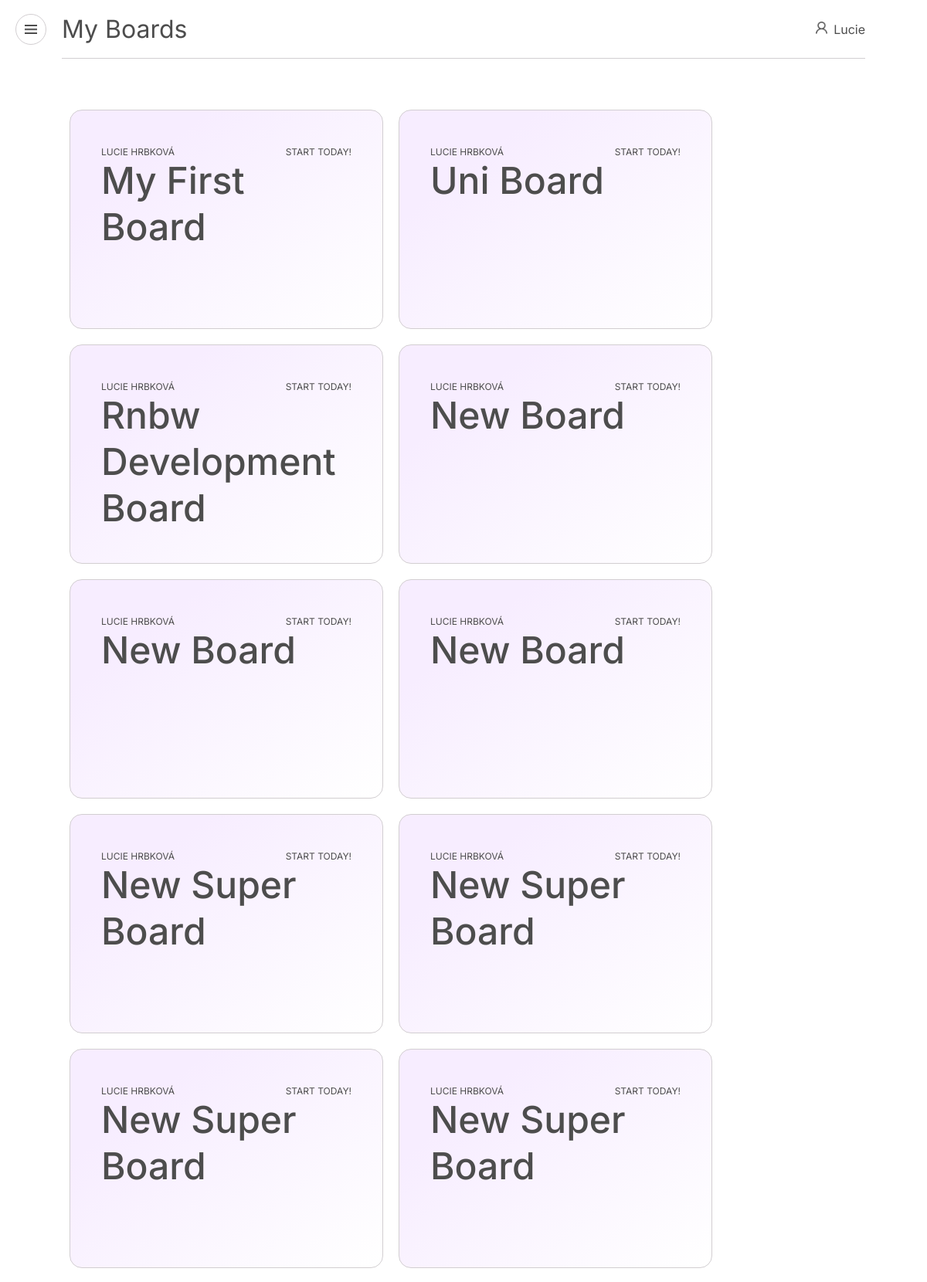
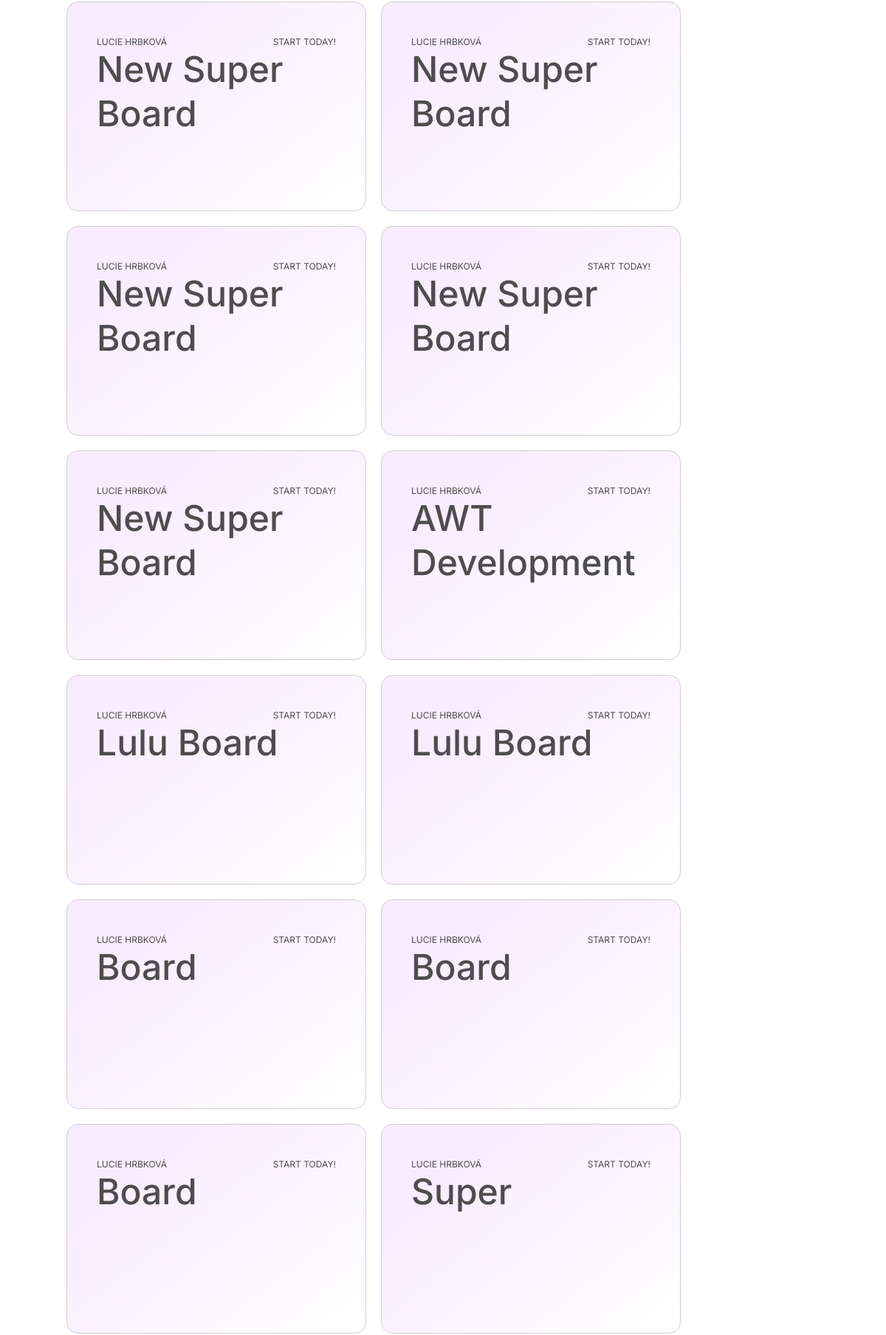
/myboards (signed in, upper part), run on the app's committed database (2 pictures, top to bottom).
### app/models.py (models this page shows, shortened)
class User(UserMixin, db.Model):
    id = db.Column(db.Integer, primary_key=True)
    name = db.Column(db.String(128))
    surname = db.Column(db.String(128))
    email = db.Column(db.String(120), index=True, unique=True)
    password_hash = db.Column(db.String(128))
    boards = db.relationship('Board', backref='author', lazy='dynamic')

class Board(db.Model):
    id = db.Column(db.Integer, primary_key=True)
    title = db.Column(db.String(24), index=True)
    user_id = db.Column(db.Integer, db.ForeignKey('user.id'))
    cards = db.relationship('Card', backref='motherboard', lazy='dynamic')

### app/routes.py (the view)
@app.route("/myboards", methods=['GET', 'POST'])
@login_required
def myboards():
    user = current_user
    boards = user.boards.all()
    return render_template('myboards.html', title='My Boards', boards=boards, user=user, greeting="What do you want to work on, today!")

### app/models.py (called while the page is built)
@login.user_loader
def load_user(id):
    return User.query.get(int(id))

### app/templates/myboards.html (shortened to what this page needs)
{% extends "applayout.html" %}
 {% block main %}
 <section class="main no_overflow flex-wrap flex_start">
    {% for board in boards %}
    <a href="{{ url_for('board', boardid=board['id']) }}"><div class="board_card">
            <div class="flex_row_spacebetween">
                <span class="date">{{ board.author.name }} {{ board.author.surname }} </span>
                <span class="date">start today!</span>
            </div>
            <h2 class="board_header">{{ board.title }}</h2>
        </div></a>
    {% endfor %}
 </section>
{% endblock %}

### app/templates/applayout.html (shortened to what this page needs)
<!DOCTYPE html>
<html lang="en">
<head>
    {% block headnav %}
    <link rel="stylesheet" href="{{ url_for('static', filename='css/style.css') }}">
</head>
<body>
    <section class="board">
        <nav class="navigation">
            <div class="menu_box flex_center">
                <div class="menu_circle flex_center" id="btn_menu" onclick="openNav()">
                    <div class="hmb_box flex_center"><img src="{{ url_for('static', filename='img/menu.png') }}" alt="" id="menu_img"></div>
                </div>
            </div>
            <div class="nav_bar flex_row_spacebetween">
                <h1>{{ title }}</h1>
                <span class="flex_row_spacebetween"><div class="box_user_img"><img src="{{ url_for('static', filename='img/user.png') }}" alt=""></div>{{ current_user.name }}</span>
            </div>
            <div class="menu_box"></div>
        </nav>
        {% endblock %}
        {% block main %}
        {% endblock %}
    </section>
</body>
</html>

### app/static/css/style.css (style rules this page uses)
*, *::before, *::after { -webkit-box-sizing: border-box; box-sizing: border-box; font-size: 16px; }
body { margin: 0; padding: 0; color: #4D4D4D; font-family: Inter; }
img { max-width: 100%; }
h1 { font-family: Inter; margin: 0; padding: 0; font-size: 2rem; font-weight: 400; }
h2 { font-family: Inter; margin: 0; padding: 0; font-size: 3rem; font-weight: 500; line-height: 3.75rem; }
a { text-decoration: none; color: inherit; font-weight: 400; color: #4D4D4D !important; }
.date { text-transform: uppercase; font-size: 0.75rem; }
.navigation { width: 100%; height: 76px; position: fixed; z-index: 50; top: 0; display: -webkit-box; display: -ms-flexbox; display: flex; background: white; }
.menu_box { width: 80px; height: 100%; }
.menu_circle { width: 40px; height: 40px; border: 1px solid #D2CED1; border-radius: 50px; }
.hmb_box { height: 12px; width: 16px; opacity: 70%; }
.nav_bar { width: calc( 100vw - 160px); height: 100%; border-bottom: 1px solid #D2CED1; -webkit-box-align: center; -ms-flex-align: center; align-items: center; }
.box_user_img { width: 15px; height: 15px; margin: 0px 8px; opacity: 70%; }
.flex_center { display: -webkit-box; display: -ms-flexbox; display: flex; -ms-flex-pack: distribute; justify-content: space-around; -webkit-box-align: center; -ms-flex-align: center; align-items: center; }
.flex_row_spacebetween { display: -webkit-box; display: -ms-flexbox; display: flex; -webkit-box-pack: justify; -ms-flex-pack: justify; justify-content: space-between; }
.main { width: 150%; padding: 132px 80px; display: -webkit-box; display: -ms-flexbox; display: flex; overflow: auto; white-space: nowrap; margin-bottom: 20px; }
.no_overflow { width: 100%; overflow: hidden; }
.flex-wrap { display: -webkit-box; display: -ms-flexbox; display: flex; -ms-flex-wrap: wrap; flex-wrap: wrap; -ms-flex-line-pack: start; align-content: flex-start; }
.board_card { width: 406px; height: 284px; padding: 46px 40px; border: 1px solid #D2CED1; border-radius: 1rem; background: linear-gradient(141.51deg, #F7EDFF 23.76%, white 98.35%); margin: 10px; position: relative; z-index: 9; }
.board_header { width: 321px; white-space: pre-wrap; height: 161px; }

### data on the page
User: name "Lucie"
Board: author.name "LUCIE", author.surname "HRBKOVÁ", title "My First Board"
Board: author.name "LUCIE", author.surname "HRBKOVÁ", title "Uni Board"
Board: author.name "LUCIE", author.surname "HRBKOVÁ", title "Rnbw Development Board"
Board: author.name "LUCIE", author.surname "HRBKOVÁ", title "New Board"
Board: author.name "LUCIE", author.surname "HRBKOVÁ", title "New Board"
Board: author.name "LUCIE", author.surname "HRBKOVÁ", title "New Board"
Board: author.name "LUCIE", author.surname "HRBKOVÁ", title "New Super Board"
Board: author.name "LUCIE", author.surname "HRBKOVÁ", title "New Super Board"
Board: author.name "LUCIE", author.surname "HRBKOVÁ", title "New Super Board"
Board: author.name "LUCIE", author.surname "HRBKOVÁ", title "New Super Board"
Board: author.name "LUCIE", author.surname "HRBKOVÁ", title "New Super Board"
Board: author.name "LUCIE", author.surname "HRBKOVÁ", title "New Super Board"
Board: author.name "LUCIE", author.surname "HRBKOVÁ", title "New Super Board"
Board: author.name "LUCIE", author.surname "HRBKOVÁ", title "New Super Board"
Board: author.name "LUCIE", author.surname "HRBKOVÁ", title "New Super Board"
Board: author.name "LUCIE", author.surname "HRBKOVÁ", title "AWT Development"
Board: author.name "LUCIE", author.surname "HRBKOVÁ", title "Lulu Board"
Board: author.name "LUCIE", author.surname "HRBKOVÁ", title "Lulu Board"
Board: author.name "LUCIE", author.surname "HRBKOVÁ", title "Board"
Board: author.name "LUCIE", author.surname "HRBKOVÁ", title "Board"
Board: author.name "LUCIE", author.surname "HRBKOVÁ", title "Board"
Board: author.name "LUCIE", author.surname "HRBKOVÁ", title "Super"

### other printed values
{{ title }} "My Boards"
